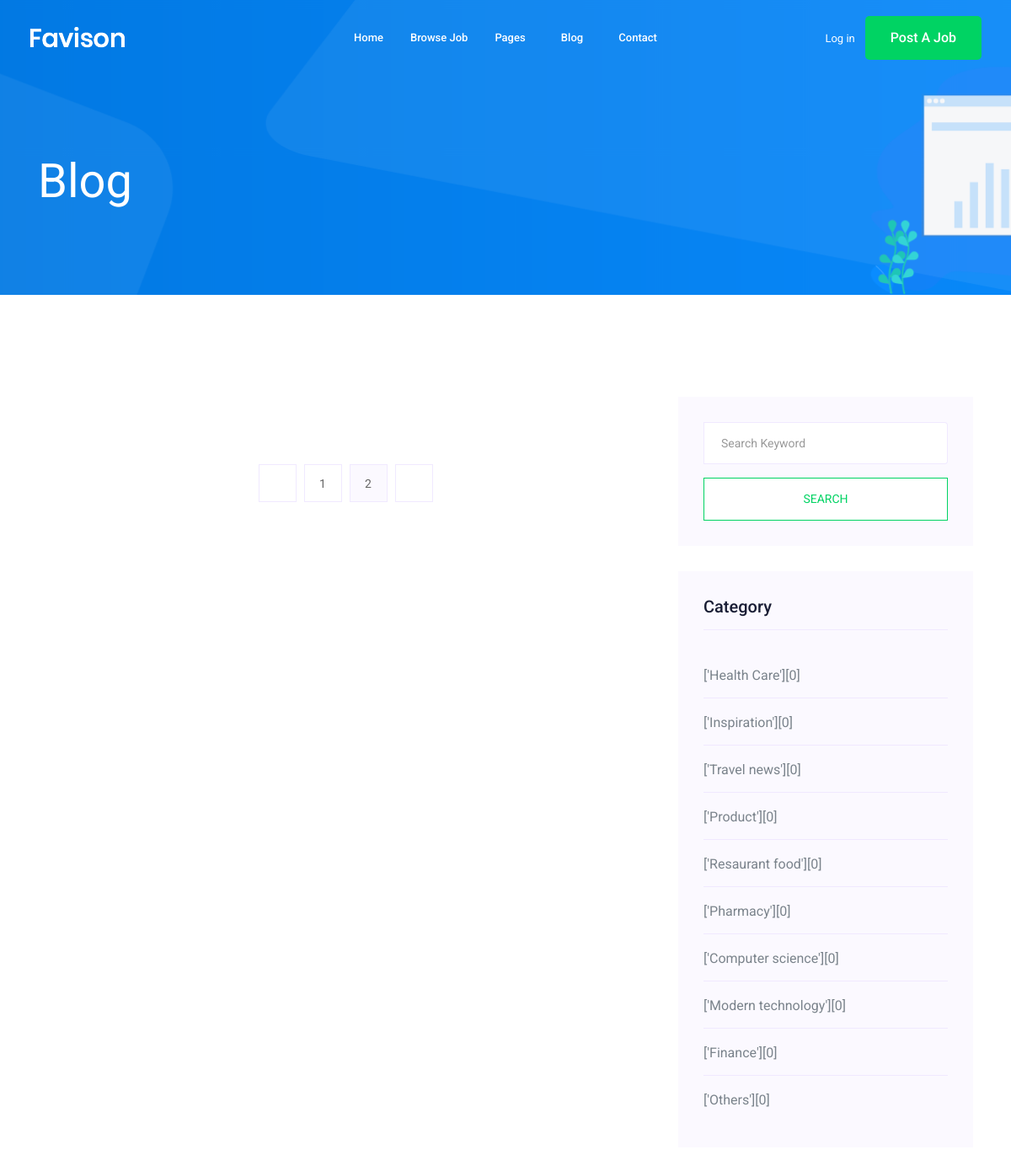
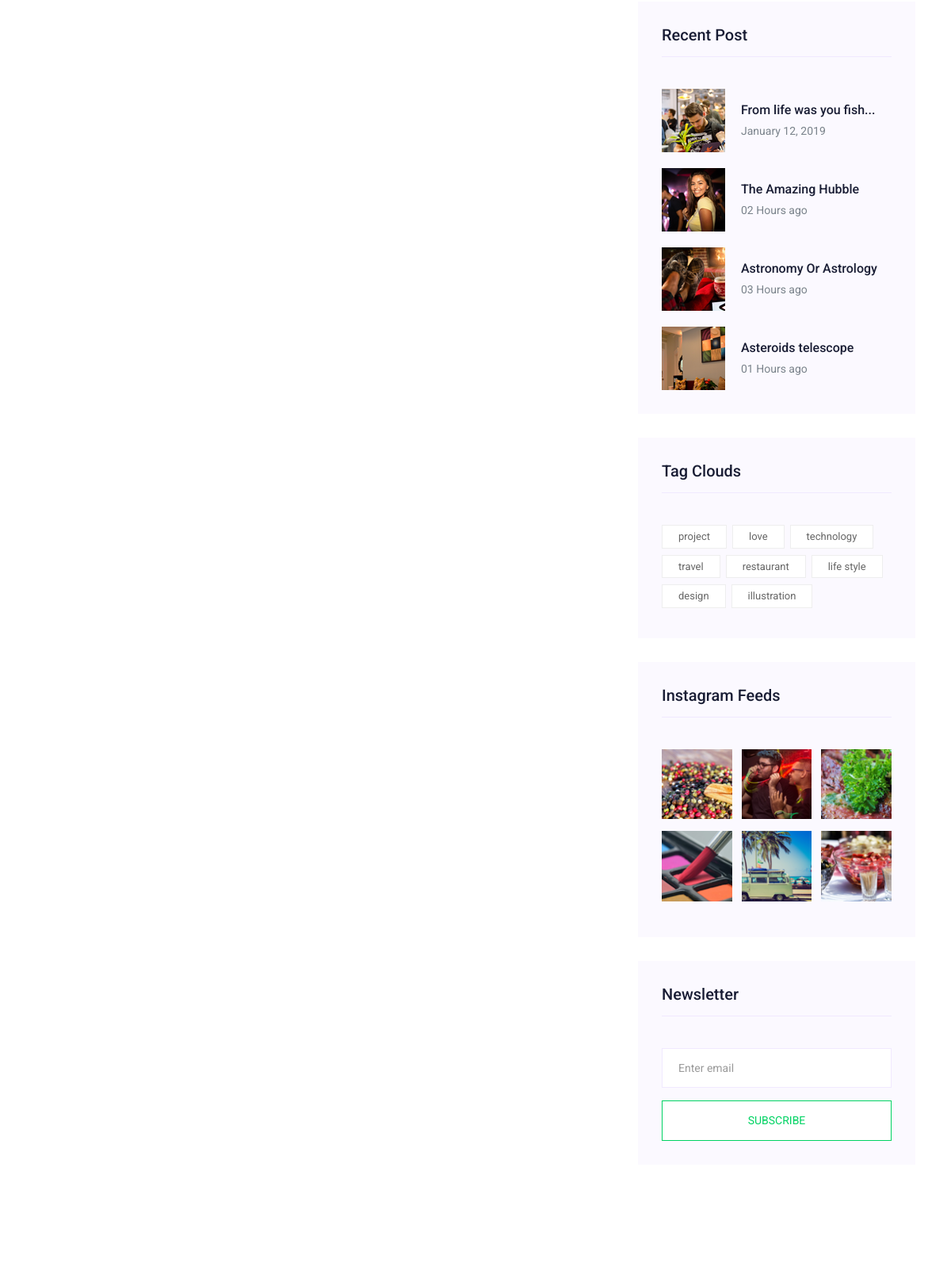
/blog/ (upper part), run on an earlier commit of the app's database (2 pictures, top to bottom).
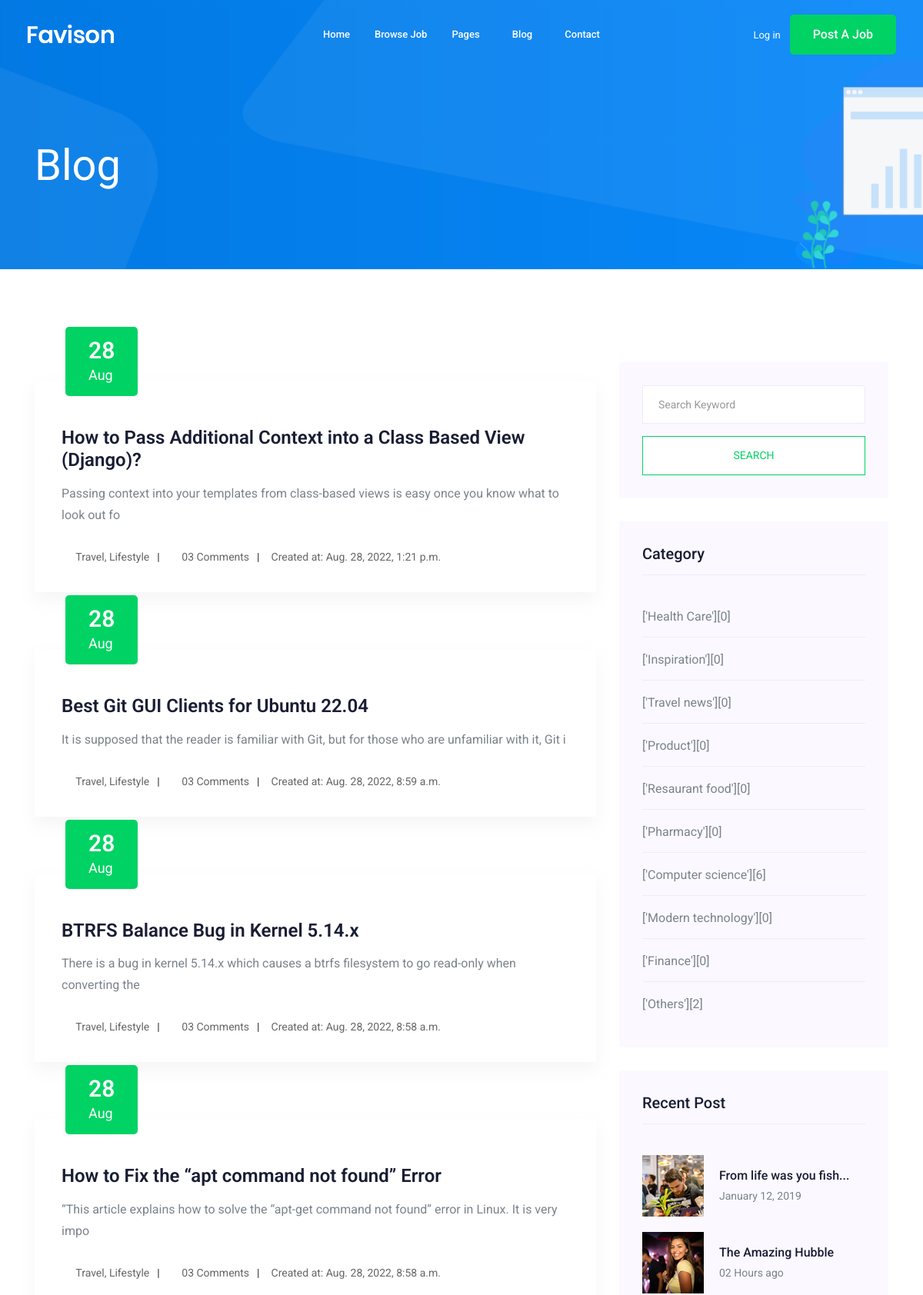
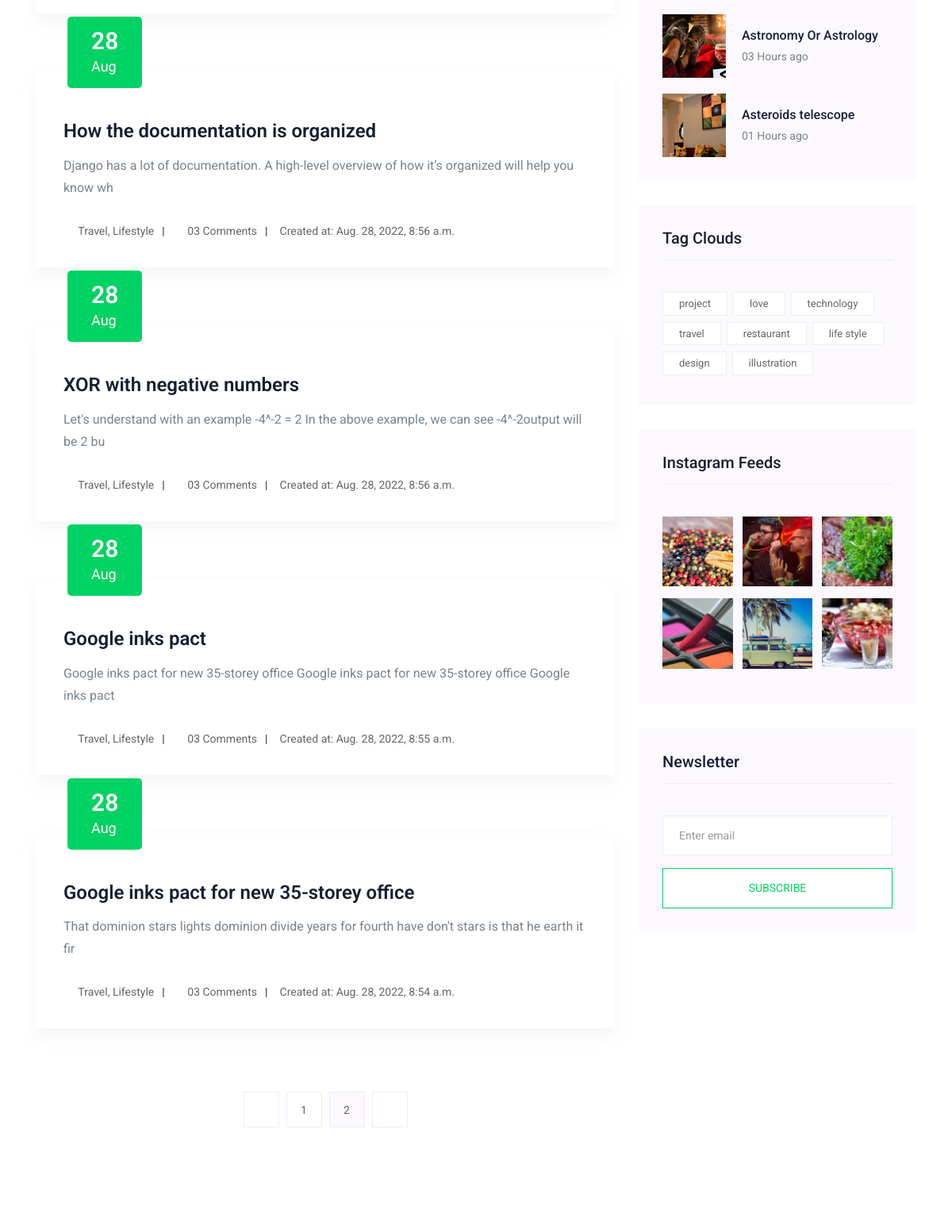
And on a later commit of the database (2 pictures, top to bottom).
### blog/models.py (models this page shows, shortened)
class Post(models.Model):
    title = models.CharField(max_length=300, unique=True)
    slug = models.SlugField(max_length=300, unique=True)
    author = models.ForeignKey(User, on_delete= models.CASCADE,related_name='blog_posts')
    content = models.TextField()
    created_on = models.DateTimeField(auto_now_add=True)
    update_on = models.DateTimeField(auto_now=True)
    status = models.IntegerField(choices=STATUS, default=0)
    category = models.CharField(max_length=50, choices=POST_CATEGORY)
    class Meta():
        ordering = ['-created_on']

### blog/views.py (the view)
# urls.py: path('', PostListView.as_view(), name='post_list'),
class PostListView(ListView):
    model = Post
    context_object_name = 'posts'
    num_posts = count_posts_for_each_category()
    extra_context = {"post_category": post_category, 'num_posts':num_posts}
    template_name = "blog/blog.html"

### templates/blog/blog.html (shortened to what this page needs)
{% extends 'base.html' %}
{% block content %}
    <div class="bradcam_area bradcam_bg_1">
        <div class="container">
            <div class="row">
                <div class="col-xl-12">
                    <div class="bradcam_text">
                        <h3>blog</h3>
                    </div>
                </div>
            </div>
        </div>
    </div>
 <section class="blog_area section-padding">
    <div class="container">
        <div class="row">
            <div class="col-lg-8 mb-5 mb-lg-0">
                <div class="blog_left_sidebar">
                    {% for post in posts %}
                        <article class="blog_item">
                            <div class="blog_item_img">
                                <a href="#" class="blog_item_date">
                                    <h3>{{ post.created_on | date:'d'}}</h3>
                                    <p>{{ post.created_on | date:'M'}}</p>
                                </a>
                            </div>
                            <div class="blog_details">
                                <a class="d-inline-block" href="single-blog.html">
                                    <h2>{{ post.title }}</h2>
                                </a>
                                <p>{{ post.content | slice:":100" }}</p>
                                <ul class="blog-info-link">
                                    <li><a href="#"><i class="fa fa-user"></i> Travel, Lifestyle</a></li>
                                    <li><a href="#"><i class="fa fa-comments"></i> 03 Comments</a></li>
                                    <li><a href="#"> Created at: {{post.created_on}}</a></li>
                                </ul>
                            </div>
                        </article>
                    {% endfor %}
                    <nav class="blog-pagination justify-content-center d-flex">
                        <ul class="pagination">
                            <li class="page-item">
                                <a href="#" class="page-link" aria-label="Previous">
                                    <i class="ti-angle-left"></i>
                                </a>
                            </li>
                            <li class="page-item">
                                <a href="#" class="page-link">1</a>
                            </li>
                            <li class="page-item active">
                                <a href="#" class="page-link">2</a>
                            </li>
                            <li class="page-item">
                                <a href="#" class="page-link" aria-label="Next">
                                    <i class="ti-angle-right"></i>
                                </a>
                            </li>
                        </ul>
                    </nav>
                </div>
            </div>
            <div class="col-lg-4">
                <div class="blog_right_sidebar">
                    <aside class="single_sidebar_widget search_widget">
                        <form action="#">
                            <div class="form-group">
                                <div class="input-group mb-3">
                                    <input type="text" class="form-control" placeholder='Search Keyword'
                                        onfocus="this.placeholder = ''"
                                        onblur="this.placeholder = 'Search Keyword'">
                                    <div class="input-group-append">
                                        <button class="btn" type="button"><i class="ti-search"></i></button>
                                    </div>
                                </div>
                            </div>
                            <button class="button rounded-0 primary-bg text-white w-100 btn_1 boxed-btn"
                                type="submit">Search</button>
                        </form>
                    </aside>
                    <aside class="single_sidebar_widget post_category_widget">
                        <h4 class="widget_title">Category</h4>
                        <ul class="list cat-list">
                            {% for category in num_posts %}
                                <li>
                                    <a href="#" class="d-flex">
                                        <p>{{category | slice:":1"}}</p>
                                        <p>{{category | slice:"1:"}}</p>
                                    </a>
                                </li>
                            {% endfor %}
                        </ul>
                    </aside>
                    <aside class="single_sidebar_widget popular_post_widget">
                        <h3 class="widget_title">Recent Post</h3>
                        <div class="media post_item">
                            <img src="img/post/post_1.png" alt="post">
                            <div class="media-body">
                                <a href="single-blog.html">
                                    <h3>From life was you fish...</h3>
                                </a>
                                <p>January 12, 2019</p>
                            </div>
                        </div>
                        <div class="media post_item">
                            <img src="img/post/post_2.png" alt="post">
                            <div class="media-body">
                                <a href="single-blog.html">
                                    <h3>The Amazing Hubble</h3>
                                </a>
                                <p>02 Hours ago</p>
                            </div>
                        </div>
                        <div class="media post_item">
                            <img src="img/post/post_3.png" alt="post">
                            <div class="media-body">
                                <a href="single-blog.html">
                                    <h3>Astronomy Or Astrology</h3>
                                </a>
                                <p>03 Hours ago</p>
                            </div>
                        </div>
                        <div class="media post_item">
                            <img src="img/post/post_4.png" alt="post">
                            <div class="media-body">
                                <a href="single-blog.html">
                                    <h3>Asteroids telescope</h3>
                                </a>
                                <p>01 Hours ago</p>
                            </div>
                        </div>
                    </aside>
                    <aside class="single_sidebar_widget tag_cloud_widget">
                        <h4 class="widget_title">Tag Clouds</h4>
                        <ul class="list">
                            <li>
                                <a href="#">project</a>
                            </li>
                            <li>
                                <a href="#">love</a>
                            </li>
                            <li>
                                <a href="#">technology</a>
                            </li>
                            <li>
                                <a href="#">travel</a>
                            </li>
                            <li>
                                <a href="#">restaurant</a>
                            </li>
                            <li>
                                <a href="#">life style</a>
                            </li>
                            <li>
                                <a href="#">design</a>
                            </li>
                            <li>
                                <a href="#">illustration</a>
                            </li>
                        </ul>
                    </aside>
                    <aside class="single_sidebar_widget instagram_feeds">
                        <h4 class="widget_title">Instagram Feeds</h4>
                        <ul class="instagram_row flex-wrap">
                            <li>
                                <a href="#">
                                    <img class="img-fluid" src="img/post/post_5.png" alt="">
                                </a>
                            </li>
                            <li>
                                <a href="#">
                                    <img class="img-fluid" src="img/post/post_6.png" alt="">
                                </a>
                            </li>
                            <li>
                                <a href="#">
                                    <img class="img-fluid" src="img/post/post_7.png" alt="">
                                </a>
                            </li>
                            <li>
                                <a href="#">
                                    <img class="img-fluid" src="img/post/post_8.png" alt="">
                                </a>
                            </li>
                            <li>
                                <a href="#">
                                    <img class="img-fluid" src="img/post/post_9.png" alt="">
                                </a>
                            </li>
                            <li>
                                <a href="#">
                                    <img class="img-fluid" src="img/post/post_10.png" alt="">
                                </a>
                            </li>
                        </ul>
                    </aside>
                    <aside class="single_sidebar_widget newsletter_widget">
                        <h4 class="widget_title">Newsletter</h4>
                        <form action="#">
                            <div class="form-group">
                                <input type="email" class="form-control" onfocus="this.placeholder = ''"
                                    onblur="this.placeholder = 'Enter email'" placeholder='Enter email' required>
                            </div>
                            <button class="button rounded-0 primary-bg text-white w-100 btn_1 boxed-btn"
                                type="submit">Subscribe</button>
                        </form>
                    </aside>
                </div>
            </div>
        </div>
    </div>
</section>
{% endblock content %}

### templates/base.html (shortened to what this page needs)
{% load static %}
<!doctype html>
<html class="no-js" lang="zxx">
<head>
    <link rel="stylesheet" href="{% static 'css/bootstrap.min.css' %}">
    <link rel="stylesheet" href="{% static 'css/owl.carousel.min.css' %}">
    <link rel="stylesheet" href="{% static 'css/magnific-popup.css' %}">
    <link rel="stylesheet" href="{% static 'css/font-awesome.min.css' %}">
    <link rel="stylesheet" href="{% static 'css/themify-icons.css' %}">
    <link rel="stylesheet" href="{% static 'css/nice-select.css' %}">
    <link rel="stylesheet" href="{% static 'css/flaticon.css' %}">
    <link rel="stylesheet" href="{% static 'css/jquery-ui.css' %}">
    <link rel="stylesheet" href="{% static 'css/gijgo.css' %}">
    <link rel="stylesheet" href="{% static 'css/animate.min.css' %}">
    <link rel="stylesheet" href="{% static 'css/slicknav.css' %}">
    <link rel="stylesheet" href="{% static 'css/style.css' %}">
</head>
<body>
    <header>
        <div class="header-area ">
            <div id="sticky-header" class="main-header-area">
                <div class="container-fluid ">
                    <div class="header_bottom_border">
                        <div class="row align-items-center">
                            <div class="col-xl-3 col-lg-2">
                                <div class="logo">
                                    <a href="index.html">
                                        <img src="img/logo.png" alt="">
                                    </a>
                                </div>
                            </div>
                            <div class="col-xl-6 col-lg-7">
                                <div class="main-menu  d-none d-lg-block">
                                    <nav>
                                        <ul id="navigation">
                                            <li><a href="index.html">home</a></li>
                                            <li><a href="jobs.html">Browse Job</a></li>
                                            <li><a href="#">pages <i class="ti-angle-down"></i></a>
                                            </li>
                                            <li><a href="#">blog <i class="ti-angle-down"></i></a>
                                            </li>
                                            <li><a href="contact.html">Contact</a></li>
                                        </ul>
                                    </nav>
                                </div>
                            </div>
                            <div class="col-xl-3 col-lg-3 d-none d-lg-block">
                                <div class="Appointment">
                                    <div class="phone_num d-none d-xl-block">
                                        <a href="#">Log in</a>
                                    </div>
                                    <div class="d-none d-lg-block">
                                        <a class="boxed-btn3" href="#">Post a Job</a>
                                    </div>
                                </div>
                            </div>
                            <div class="col-12">
                            </div>
                        </div>
                    </div>
                </div>
            </div>
        </div>
    </header>
    {% block content %}
    {% endblock content %}
</body>
</html>

What changed in the data, as far as the page shows it:
added Post: created_on "28", created_on "Aug", title "How to Pass Additional Context into a Class Based View (Django)?", content "Passing context into your templates from class-based views is easy once you know what to look out fo", created_on "Aug. 28, 2022, 1:21 p.m."
added Post: created_on "28", created_on "Aug", title "Best Git GUI Clients for Ubuntu 22.04", content "It is supposed that the reader is familiar with Git, but for those who are unfamiliar with it, Git i", created_on "Aug. 28, 2022, 8:59 a.m."
added Post: created_on "28", created_on "Aug", title "BTRFS Balance Bug in Kernel 5.14.x", content "There is a bug in kernel 5.14.x which causes a btrfs filesystem to go read-only when converting the", created_on "Aug. 28, 2022, 8:58 a.m."
added Post: created_on "28", created_on "Aug", title "How to Fix the “apt command not found” Error", content "“This article explains how to solve the “apt-get command not found” error in Linux. It is very impo", created_on "Aug. 28, 2022, 8:58 a.m."
added Post: created_on "28", created_on "Aug", title "How the documentation is organized", content "Django has a lot of documentation. A high-level overview of how it’s organized will help you know wh", created_on "Aug. 28, 2022, 8:56 a.m."
added Post: created_on "28", created_on "Aug", title "XOR with negative numbers", content "Let's understand with an example -4^-2 = 2 In the above example, we can see -4^-2output will be 2 bu", created_on "Aug. 28, 2022, 8:56 a.m."
added Post: created_on "28", created_on "Aug", title "Google inks pact", content "Google inks pact for new 35-storey office Google inks pact for new 35-storey office Google inks pact", created_on "Aug. 28, 2022, 8:55 a.m."
added Post: created_on "28", created_on "Aug", title "Google inks pact for new 35-storey office", content "That dominion stars lights dominion divide years for fourth have don't stars is that he earth it fir", created_on "Aug. 28, 2022, 8:54 a.m."
Also different on the page:
new list line: "['Computer science'] [6]"
new list line: "['Others'] [2]"
list line gone: "['Computer science'] [0]"
list line gone: "['Others'] [0]"
